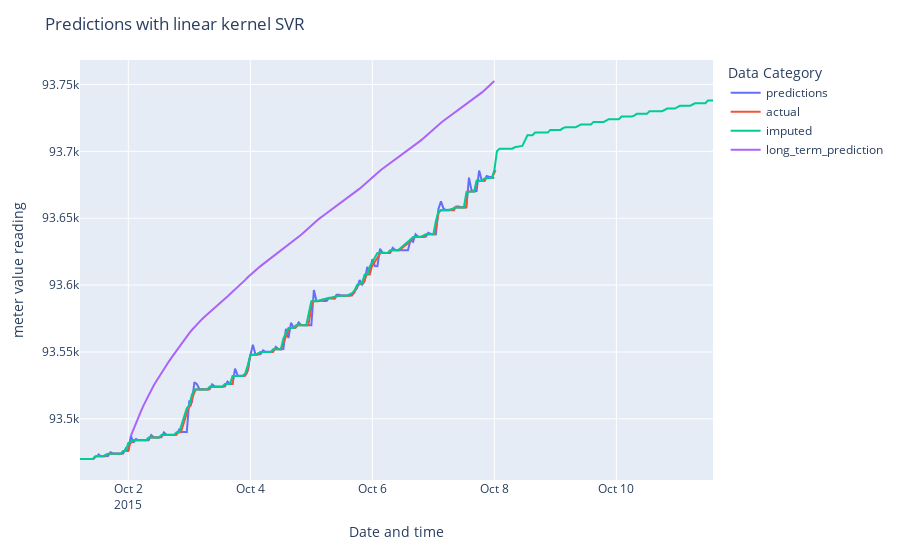

The code cell stored with this chart in its notebook:
### Markdown cell above
SVR model with RBF kernel was also explored but later abandoned as model training time is considerably long and unrealistic given the project timeline. This is because the added complexity in using Radial Basis Function calculation for RBF SVR. Theoretically, SVR with RBF kernel would be able to project data into higher dimensions, therefore allowing better generalizability than SVR with linear kernel. RBF kernel SVR would be better in doing regression where data points are clustered and can be separated by circular shapes. This would allow an input data with relationship that is nonlinear to be identified, however in the case of our project it could be argued that using RBF is unnecessary as the meter value usage likely has a linear relationship as predictionability was demonstrated with linear regression. For the same reason, the approach of using polynomial kernel was foregone as our data points can be regressed linearly.

### Code cell
# before plotting actual, need to take to utc because plotly doesn't do it for us.
actual = merged_df[merged_df['dataid'] == 35][:250]
imputed_actual = clean_df[clean_df['dataid'] == 35][:250]

fig = px.scatter()
fig.add_scatter(x=timestamps, y=predictions, name='predictions')
fig.add_scatter(x=actual.index, y=actual['meter_value'].tolist(), name='actual')
fig.add_scatter(x=imputed_actual.index, y=imputed_actual['meter_value'].tolist(), name='imputed')
fig.add_scatter(x=ltp_timestamps, y=ltp_predictions, name='long_term_prediction')
fig.update_layout(
    title='Predictions with linear kernel SVR',
    xaxis_title='Date and time',
    yaxis_title='meter value reading',
    legend_title='Data Category',
)
fig.show()

### Figure 1 — Plotly figure (JSON) as saved in the notebook; plotly's stock layout.template omitted (floating-point values rounded to 4 significant figures; data arrays with more than 128 entries replaced by an {"elided": "..."} marker saying what was removed)
{"data": [{"name": "predictions", "type": "scatter", "x": {"elided": "157 str values"}, "y": {"elided": "157 float values"}}, {"name": "actual", "type": "scatter", "x": {"elided": "250 str values"}, "y": {"elided": "250 int values"}}, {"name": "imputed", "type": "scatter", "x": {"elided": "250 str values"}, "y": {"elided": "250 float values"}}, {"name": "long_term_prediction", "type": "scatter", "x": {"elided": "144 str values"}, "y": {"elided": "144 float values"}}], "layout": {"legend": {"title": {"text": "Data Category"}, "tracegroupgap": 0}, "margin": {"t": 60}, "title": {"text": "Predictions with linear kernel SVR"}, "xaxis": {"anchor": "y", "domain": [0, 1], "title": {"text": "Date and time"}}, "yaxis": {"anchor": "x", "domain": [0, 1], "title": {"text": "meter value reading"}}}}
